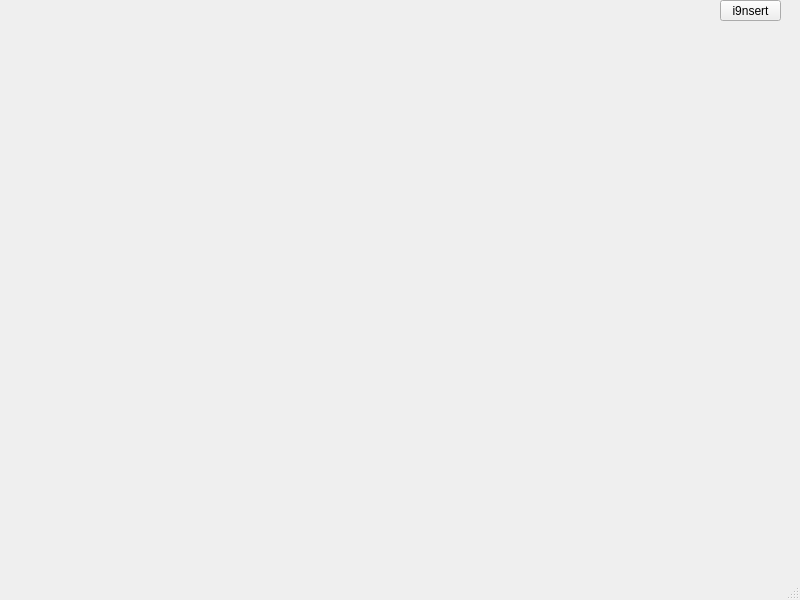
<?xml version="1.0" encoding="UTF-8"?>
<ui version="4.0">
 <class>MainWindow</class>
 <widget class="QMainWindow" name="MainWindow">
  <property name="geometry">
   <rect>
    <x>0</x>
    <y>0</y>
    <width>800</width>
    <height>600</height>
   </rect>
  </property>
  <property name="windowTitle">
   <string>MainWindow</string>
  </property>
  <widget class="QWidget" name="centralwidget">
   <widget class="QPushButton" name="pushButton">
    <property name="geometry">
     <rect>
      <x>720</x>
      <y>0</y>
      <width>61</width>
      <height>21</height>
     </rect>
    </property>
    <property name="text">
     <string>i9nsert</string>
    </property>
   </widget>
  </widget>
  <widget class="QMenuBar" name="menubar">
   <property name="geometry">
    <rect>
     <x>0</x>
     <y>0</y>
     <width>800</width>
     <height>21</height>
    </rect>
   </property>
  </widget>
  <widget class="QStatusBar" name="statusbar"/>
 </widget>
 <resources/>
 <connections/>
</ui>
